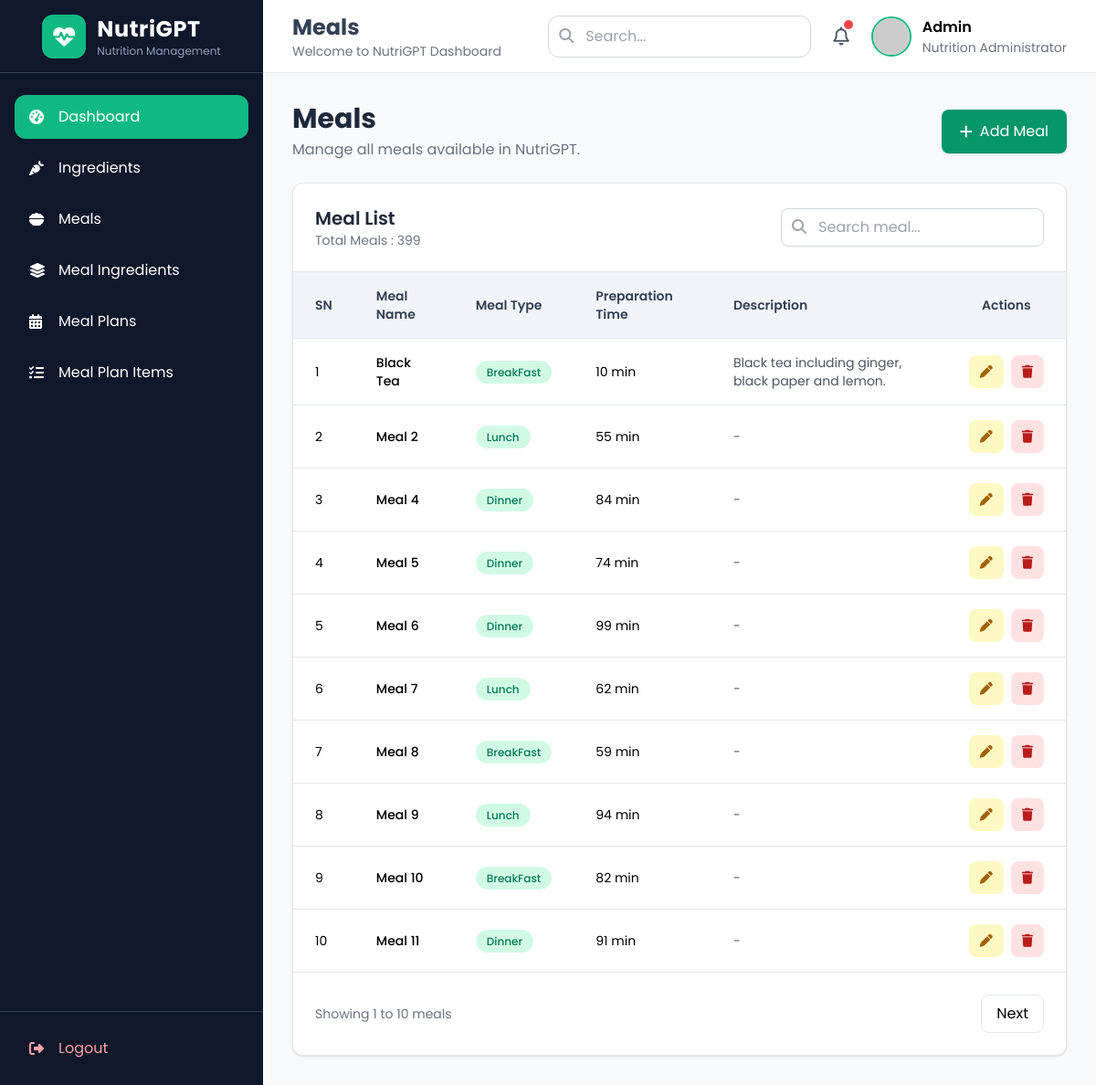
The app's page /meal/, older data.
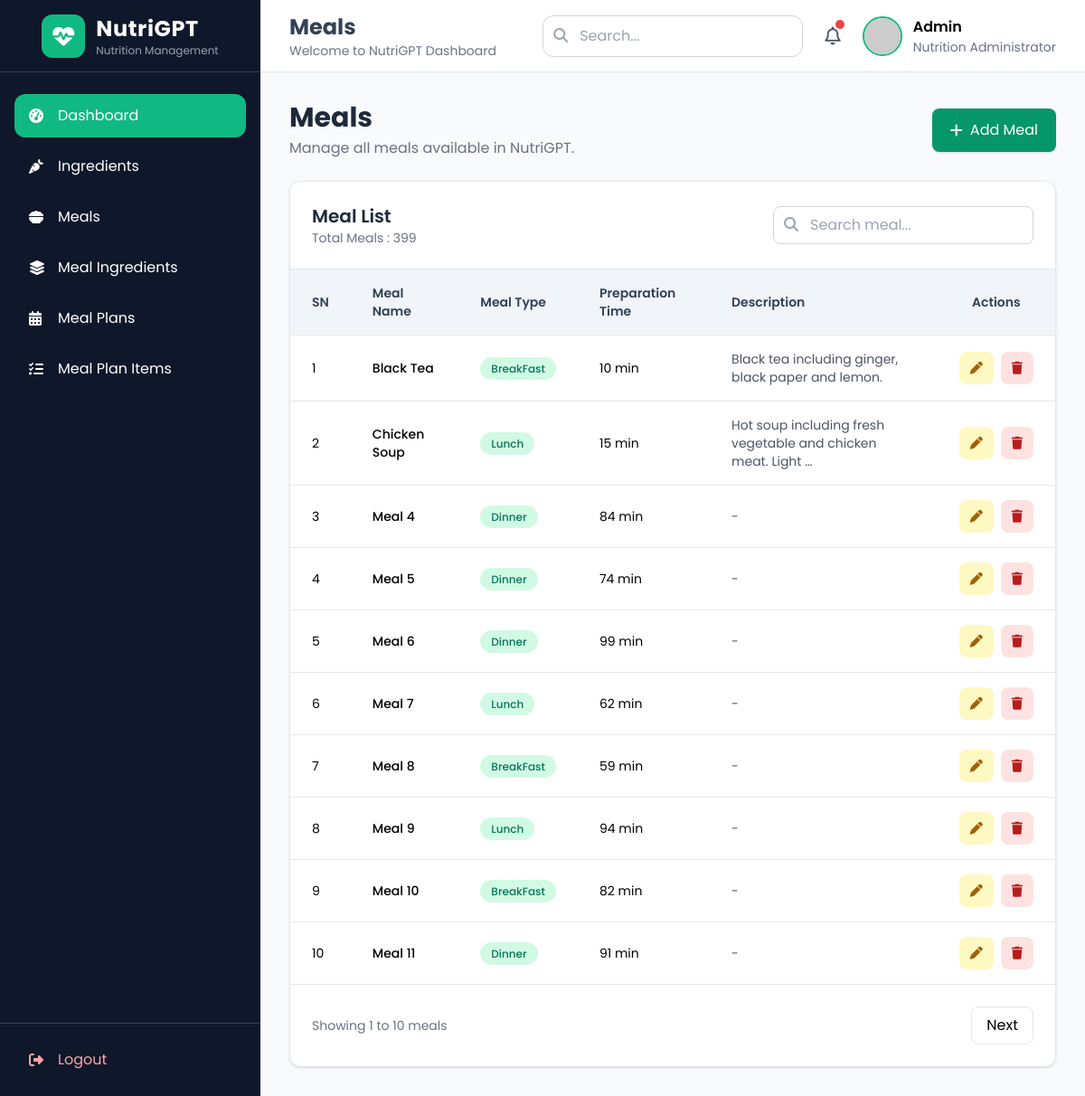
The same page, newer data.
### meals/models.py (models this page shows, shortened)
class Meal(models.Model):
    name = models.CharField(max_length=30)
    meal_type = models.CharField(max_length=20, choices=MealType.choices)
    description = models.TextField(null=True, blank=True)
    prepare_time = models.PositiveIntegerField(help_text='Enter time in minetus')
    class Meta:
        db_table = 'meal'

### meals/views.py (the view)
# urls.py: path('', MealListView.as_view(), name = 'meal-list'),
class MealListView(ListView):
    model = Meal
    paginate_by = 10
    template_name = 'meal/list.html'
    context_object_name = 'meals'

### meals/templates/meal/list.html (shortened to what the changed rows need)
{% extends "home/base.html" %}
{% block page_title %}Meals{% endblock %}
{% block content %}
<div class="space-y-6">
    <div class="flex flex-col md:flex-row md:items-center md:justify-between gap-4">
        <div>
            <h1 class="text-3xl font-bold text-slate-800">
                Meals
            </h1>
        </div>
    </div>
    <div class="bg-white rounded-xl shadow border border-gray-200">
        <div class="flex flex-col md:flex-row md:items-center md:justify-between gap-4 p-6 border-b">
            <div>
                <h2 class="text-xl font-semibold text-slate-800">
                    Meal List
                </h2>
            </div>
        </div>
        <div class="overflow-x-auto">
            <table class="min-w-full text-sm">
                <thead class="bg-slate-100 text-slate-700">
                    <tr>
                        <th class="px-6 py-4 text-left font-semibold">
                            SN
                        </th>
                        <th class="px-6 py-4 text-left font-semibold">
                            Meal Name
                        </th>
                        <th class="px-6 py-4 text-left font-semibold">
                            Meal Type
                        </th>
                        <th class="px-6 py-4 text-left font-semibold">
                            Preparation Time
                        </th>
                        <th class="px-6 py-4 text-left font-semibold">
                            Description
                        </th>
                        <th class="px-6 py-4 text-center font-semibold">
                            Actions
                        </th>
                    </tr>
                </thead>
                <tbody>
                {% for meal in meals %}
                    <tr class="border-t hover:bg-slate-50">
                        <td class="px-6 py-4">
                            {{ page_obj.start_index|add:forloop.counter0 }}
                        </td>
                        <td class="px-6 py-4 font-medium">
                            {{ meal.name }}
                        </td>
                        <td class="px-6 py-4">
                            <span class="px-3 py-1 rounded-full bg-emerald-100 text-emerald-700 text-xs font-medium">
                                {{ meal.meal_type }}
                            </span>
                        </td>
                        <td class="px-6 py-4">
                            {{ meal.prepare_time }} min
                        </td>
                        <td class="px-6 py-4 text-gray-600">
                            {{ meal.description|default:"-"|truncatechars:60 }}
                        </td>
                        <td class="px-6 py-4">
                            <div class="flex justify-center gap-2">
                                <a href="{% url 'meal-update' meal.pk %}"
                                   class="px-3 py-2 rounded-lg bg-yellow-100 text-yellow-700 hover:bg-yellow-200">
                                    <i class="fa-solid fa-pen"></i>
                                </a>
                                <a href="{% url 'meal-delete' meal.pk %}"
                                   class="px-3 py-2 rounded-lg bg-red-100 text-red-700 hover:bg-red-200">
                                    <i class="fa-solid fa-trash"></i>
                                </a>
                            </div>
                        </td>
                    </tr>
                {% endfor %}
                </tbody>
            </table>
        </div>
    </div>
</div>
{% endblock %}

Row changes from the older to the newer data that the page shows:
changed Meal id 2: name "Meal 2" → "Chicken Soup"; prepare_time "55" → "15"; description "-" → "Hot soup including fresh vegetable and chicken meat. Light …"
